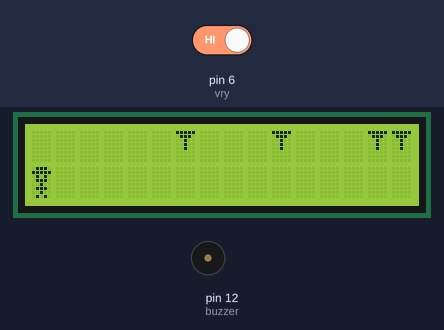
A sketch run on a simulated Arduino Uno, built with avr-gcc and run on an emulated ATmega328P. Parts: 16×2 character LCD, buzzer (waves = sounding). Inputs (shaded band) come from the test bench; at power-on: pin 6 (vry) HIGH. Random numbers use the default seed unless the sketch sets one.

Above: at 13.4 s.
13.5 s: pin 6 (vry) driven LOW
At 13.63 s:
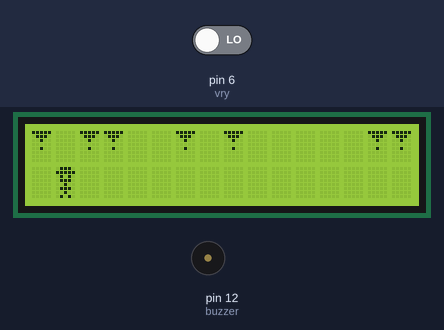
15.6 s: pin 6 (vry) driven HIGH
At 15.77 s:
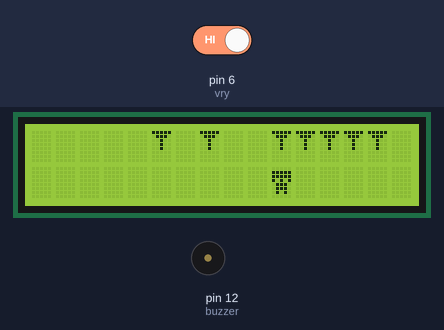
17.8 s: pin 6 (vry) driven LOW
At 18.37 s:
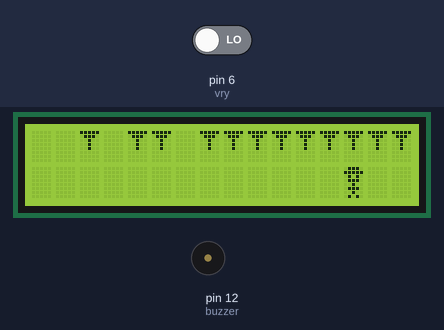
19.9 s: pin 6 (vry) driven HIGH
At 20.1 s:
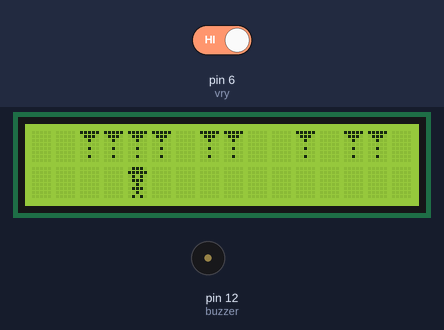
22.3 s: pin 6 (vry) driven LOW
At 22.87 s:
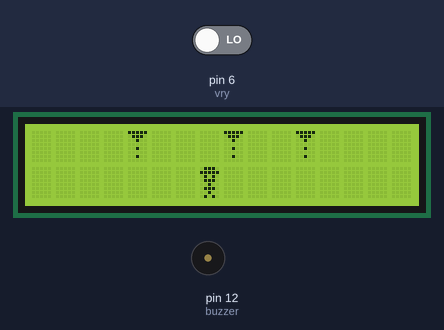
24.6 s: pin 6 (vry) driven HIGH
At 25.23 s:
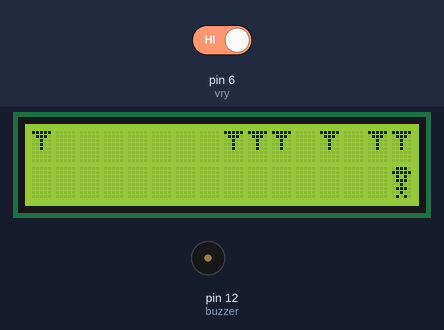
Timing chart, 0 to 27.6 s (numbered marks = the images above; inputs shaded):
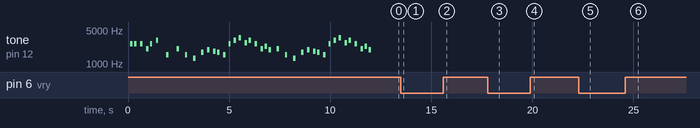

The sketch:

miniGame.ino
```cpp
#include <LiquidCrystal.h>
 #define NOTE_B0  31
 #define NOTE_C1  33
 #define NOTE_CS1 35
 #define NOTE_D1  37
 #define NOTE_DS1 39
 #define NOTE_E1  41
 #define NOTE_F1  44
 #define NOTE_FS1 46
 #define NOTE_G1  49
 #define NOTE_GS1 52
 #define NOTE_A1  55
 #define NOTE_AS1 58
 #define NOTE_B1  62
 #define NOTE_C2  65
 #define NOTE_CS2 69
 #define NOTE_D2  73
 #define NOTE_DS2 78
 #define NOTE_E2  82
 #define NOTE_F2  87
 #define NOTE_FS2 93
 #define NOTE_G2  98
 #define NOTE_GS2 104
 #define NOTE_A2  110
 #define NOTE_AS2 117
 #define NOTE_B2  123
 #define NOTE_C3  131
 #define NOTE_CS3 139
 #define NOTE_D3  147
 #define NOTE_DS3 156
 #define NOTE_E3  165
 #define NOTE_F3  175
 #define NOTE_FS3 185
 #define NOTE_G3  196
 #define NOTE_GS3 208
 #define NOTE_A3  220
 #define NOTE_AS3 233
 #define NOTE_B3  247
 #define NOTE_C4  262
 #define NOTE_CS4 277
 #define NOTE_D4  294
 #define NOTE_DS4 311
 #define NOTE_E4  330
 #define NOTE_F4  349
 #define NOTE_FS4 370
 #define NOTE_G4  392
 #define NOTE_GS4 415
 #define NOTE_A4  440
 #define NOTE_AS4 466
 #define NOTE_B4  494
 #define NOTE_C5  523
 #define NOTE_CS5 554
 #define NOTE_D5  587
 #define NOTE_DS5 622
 #define NOTE_E5  659
 #define NOTE_F5  698
 #define NOTE_FS5 740
 #define NOTE_G5  784
 #define NOTE_GS5 831
 #define NOTE_A5  880
 #define NOTE_AS5 932
 #define NOTE_B5  988
 #define NOTE_C6  1047
 #define NOTE_CS6 1109
 #define NOTE_D6  1175
 #define NOTE_DS6 1245
 #define NOTE_E6  1319
 #define NOTE_F6  1397
 #define NOTE_FS6 1480
 #define NOTE_G6  1568
 #define NOTE_GS6 1661
 #define NOTE_A6  1760
 #define NOTE_AS6 1865
 #define NOTE_B6  1976
 #define NOTE_C7  2093
 #define NOTE_CS7 2217
 #define NOTE_D7  2349
 #define NOTE_DS7 2489
 #define NOTE_E7  2637
 #define NOTE_F7  2794
 #define NOTE_FS7 2960
 #define NOTE_G7  3136
 #define NOTE_GS7 3322
 #define NOTE_A7  3520
 #define NOTE_AS7 3729
 #define NOTE_B7  3951
 #define NOTE_C8  4186
 #define NOTE_CS8 4435
 #define NOTE_D8  4699
 #define NOTE_DS8 4978
#define melodyPin 12


int melody[] = {
  NOTE_E7, NOTE_E7, 0, NOTE_E7,
  0, NOTE_C7, NOTE_E7, 0,
  NOTE_G7, 0, 0,  0,
  NOTE_G6, 0, 0, 0,

  NOTE_C7, 0, 0, NOTE_G6,
  0, 0, NOTE_E6, 0,
  0, NOTE_A6, 0, NOTE_B6,
  0, NOTE_AS6, NOTE_A6, 0,

  NOTE_G6, NOTE_E7, NOTE_G7,
  NOTE_A7, 0, NOTE_F7, NOTE_G7,
  0, NOTE_E7, 0,NOTE_C7,
  NOTE_D7, NOTE_B6, 0, 0,

  NOTE_C7, 0, 0, NOTE_G6,
  0, 0, NOTE_E6, 0,
  0, NOTE_A6, 0, NOTE_B6,
  0, NOTE_AS6, NOTE_A6, 0,

  NOTE_G6, NOTE_E7, NOTE_G7,
  NOTE_A7, 0, NOTE_F7, NOTE_G7,
  0, NOTE_E7, 0,NOTE_C7,
  NOTE_D7, NOTE_B6, 0, 0
};
//Mario main them tempo
int tempo[] = {
  12, 12, 12, 12,
  12, 12, 12, 12,
  12, 12, 12, 12,
  12, 12, 12, 12,

  12, 12, 12, 12,
  12, 12, 12, 12,
  12, 12, 12, 12,
  12, 12, 12, 12,

  9, 9, 9,
  12, 12, 12, 12,
  12, 12, 12, 12,
  12, 12, 12, 12,

  12, 12, 12, 12,
  12, 12, 12, 12,
  12, 12, 12, 12,
  12, 12, 12, 12,

  9, 9, 9,
  12, 12, 12, 12,
  12, 12, 12, 12,
  12, 12, 12, 12,
};


// initialize the library with the numbers of the interface pins
LiquidCrystal lcd(20, 21, 14, 15, 16, 17);

byte nave[8] = { 0b11111,
0b01110, //desenho da nave
0b00100,
0b00000,
0b00000,
0b00000,
0b00000,
0b00000};

byte character[8] = { 0b01110,
0b11111, //desenho do personagem
0b01010,
0b01110,
0b00100,
0b01110,
0b00100,
0b01010};

byte death[8] = { 0b00000, // vetor de bytes correspondentes
0b11111,  // ao desenho da caveira
0b11111,
0b10101,
0b01110,
0b01110,
0b01010,
0b00000
};

byte cls[8] = { 0b00000, // vetor de bytes correspondentes
0b00000,  // a tela limpa
0b00000,
0b00000,
0b00000,
0b00000,
0b00000,
0b00000
};

const int vry = 6;
const int vrx = 7;
const int primeiraLinhaDeAtque = 3;

int charPosition = 0;

int navesAtivas  [16] = {0,0,0,0,0,0,0,0,0,0,0,0,0,0,0,0};
int linhaDeAtque [16] = {primeiraLinhaDeAtque,primeiraLinhaDeAtque,
                         primeiraLinhaDeAtque,primeiraLinhaDeAtque,
                         primeiraLinhaDeAtque,primeiraLinhaDeAtque,
                         primeiraLinhaDeAtque,primeiraLinhaDeAtque,
                         primeiraLinhaDeAtque,primeiraLinhaDeAtque,
                         primeiraLinhaDeAtque,primeiraLinhaDeAtque,
                         primeiraLinhaDeAtque,primeiraLinhaDeAtque,
                         primeiraLinhaDeAtque,primeiraLinhaDeAtque};

int jogando = 0;

void checkCollision (){

  if (linhaDeAtque[charPosition] >= 7){
    killChar();
  }
}

void killChar (){
  lcd.setCursor(charPosition,1);
  lcd.write(3);

}

void killNave (int collumn){
  navesAtivas[collumn]  = 0;
  linhaDeAtque[collumn] = primeiraLinhaDeAtque;
  lcd.setCursor(collumn,0);
  lcd.write(9);
}

void updateCharPosition (){
  int posy  = digitalRead(vry);
  if (posy == 0){
    lcd.setCursor(charPosition,1);
    lcd.print(" ");
    charPosition = (charPosition+1)%16;
    lcd.setCursor(charPosition,1);
    lcd.write(2);
        }

}

void createRandomNave (){
  int  randNumber = random(0, 16);
  navesAtivas[randNumber]  = 1;
}

void printNave (int position){
  lcd.setCursor(position,0);
  lcd.write(1);
}

void updateNavePosition () {

  int i;

  for (i = 0; i < 16; i++)
  {
    if(navesAtivas[i] == 1){
      int lAtque = linhaDeAtque[i];
      if(lAtque > 7){
        killNave(i);
                                createRandomQntNave();
      }else if(lAtque < 7){
        clearNave();
        nave[lAtque] = 0b00100;

        /* Cria Objeto de Nave Atualizada */

        lcd.createChar(1, nave);
        printNave(i);

        linhaDeAtque[i] = linhaDeAtque[i] +1;
      }else { // Quando está na posição 9 deverá acontecer colisão mas não pode ser printado
        linhaDeAtque[i] = linhaDeAtque[i] +1;
      }


    }
  }
}

void createRandomQntNave () {
  int i = 0;
  int  randNumber = random(0, 6);
  for (i = 0; i < randNumber; i++){
    createRandomNave();
  }
}

void clearNave (){
    nave[0] = 0b11111;
    nave[1] = 0b01110;
    nave[2] = 0b00100;
    nave[3] = 0b00000;
    nave[5] = 0b00000;
    nave[6] = 0b00000;
    nave[7] = 0b00000;
    nave[8] = 0b00000;
}

void clearNaveRow (){

  int i;

  for (i = 0; i < 16; i++){
    lcd.setCursor(i,0);
    lcd.print(" ");
  }

}

void clearCharRow () {

  int i;

  for (i = 0; i < 16; i++){
    lcd.setCursor(i,1);
    lcd.print(" ");
  }
}

void game (){

  checkCollision();
  clearNaveRow ();
  updateNavePosition();
  updateCharPosition();
  delay(200);
}


void singMarioMusic(){
   // iterate over the notes of the melody:


     Serial.println(" 'Mario Theme'");
     int size = sizeof(melody) / sizeof(int);
     for (int thisNote = 0; thisNote < size; thisNote++) {

       // to calculate the note duration, take one second
       // divided by the note type.
       //e.g. quarter note = 1000 / 4, eighth note = 1000/8, etc.
       int noteDuration = 1000/tempo[thisNote];

       buzz(melodyPin, melody[thisNote],noteDuration);

       // to distinguish the notes, set a minimum time between them.
       // the note's duration + 30% seems to work well:
       int pauseBetweenNotes = noteDuration * 1.30;
       delay(pauseBetweenNotes);

       // stop the tone playing:
       buzz(melodyPin, 0,noteDuration);

    }

}

void buzz(int targetPin, long frequency, long length) {

  long delayValue = 1000000/frequency/2; // calculate the delay value between transitions
  //// 1 second's worth of microseconds, divided by the frequency, then split in half since
  //// there are two phases to each cycle
  long numCycles = frequency * length/ 1000; // calculate the number of cycles for proper timing
  //// multiply frequency, which is really cycles per second, by the number of seconds to
  //// get the total number of cycles to produce
  for (long i=0; i < numCycles; i++){ // for the calculated length of time...
    digitalWrite(targetPin,HIGH); // write the buzzer pin high to push out the diaphram
    delayMicroseconds(delayValue); // wait for the calculated delay value
    digitalWrite(targetPin,LOW); // write the buzzer pin low to pull back the diaphram
    delayMicroseconds(delayValue); // wait again or the calculated delay value
  }


}


void iniciaJogo () {
  clearNaveRow();
  clearCharRow();

  lcd.setCursor(0,1);
  lcd.write(2);
}

void setup()
{
  pinMode(vry, INPUT);
  pinMode(vrx, INPUT);
  pinMode(12, OUTPUT);//buzzer

  lcd.begin(16, 2);
  lcd.createChar(1, nave); // envia nosso character p/ o display
  lcd.createChar(2, character); // envia nosso character p/ o display
  lcd.createChar(3, death);
  lcd.createChar(9, cls);

  randomSeed(6);
  createRandomNave ();
  createRandomNave ();

  /* Desenha o personagem na primeira posição*/

  lcd.setCursor(0,0);
  lcd.print("Bem Vindo!");
  lcd.setCursor(0,1);
  lcd.print("Game Teste!");
  singMarioMusic();

  iniciaJogo ();


}

void loop()
{

    game();

}
```
